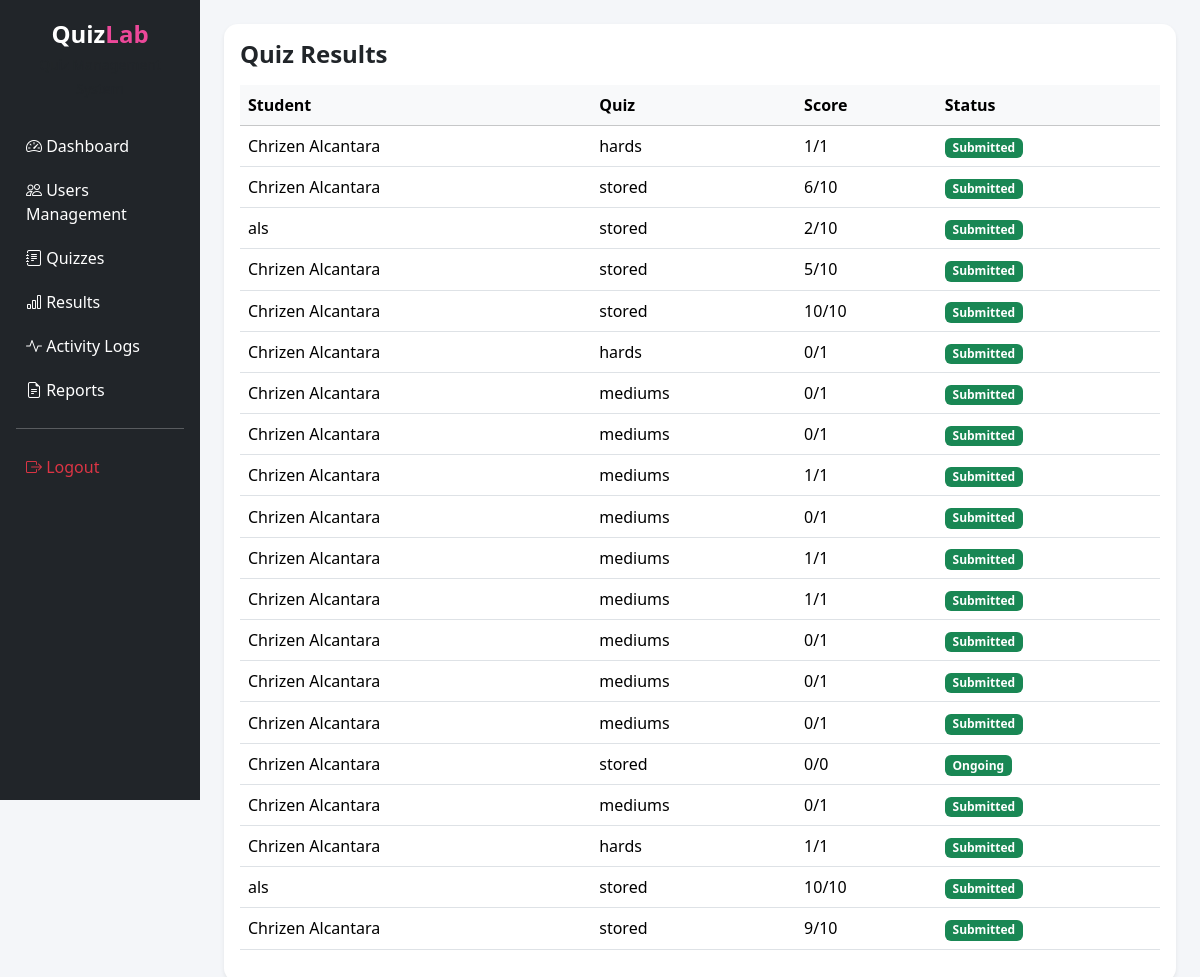
The app's page /frontend/admin/results.php, older data.
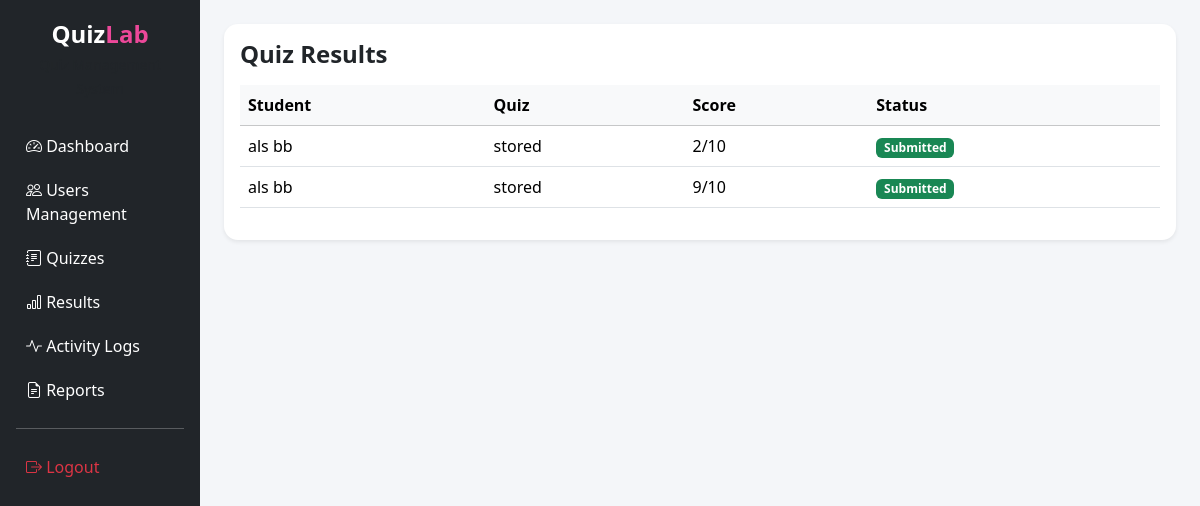
The same page, newer data.
### tables this page shows
CREATE TABLE `quiz_attempts` (
  `attempt_id` int(11) NOT NULL,
  `student_id` int(11) NOT NULL,
  `quiz_id` int(11) NOT NULL,
  `score` int(11) DEFAULT 0,
  `total_questions` int(11) DEFAULT 0,
  `status` enum('ongoing','submitted','timeout') NOT NULL DEFAULT 'ongoing',
  `submitted_at` timestamp NOT NULL DEFAULT current_timestamp()
);

CREATE TABLE `users` (
  `user_id` int(11) NOT NULL,
  `firstname` varchar(50) NOT NULL,
  `middlename` varchar(50) DEFAULT NULL,
  `lastname` varchar(50) NOT NULL,
  `email` varchar(100) NOT NULL,
  `password` varchar(255) NOT NULL,
  `role` enum('admin','teacher','student') NOT NULL,
  `profile_picture` varchar(255) DEFAULT NULL,
  `status` enum('active','inactive') DEFAULT 'active',
  `created_at` timestamp NOT NULL DEFAULT current_timestamp()
);

CREATE TABLE `quizzes` (
  `quiz_id` int(11) NOT NULL,
  `teacher_id` int(11) NOT NULL,
  `title` varchar(255) NOT NULL,
  `description` text DEFAULT NULL,
  `status` enum('draft','published') DEFAULT 'draft',
  `created_at` timestamp NOT NULL DEFAULT current_timestamp(),
  `quiz_type` enum('multiple_choice','identification','true_false','enumeration') NOT NULL DEFAULT 'multiple_choice',
  `difficulty` enum('easy','medium','hard') NOT NULL DEFAULT 'medium'
);

### frontend/admin/results.php (the view, shortened to what this page needs)
<?php
require_once "../../backend/database.php";
$stmt = $pdo->query("
SELECT
    qa.*,
    q.title,
    u.firstname,
    u.lastname
FROM quiz_attempts qa
JOIN quizzes q ON qa.quiz_id = q.quiz_id
JOIN users u ON qa.student_id = u.user_id
ORDER BY qa.attempt_id DESC
");
$results = $stmt->fetchAll(PDO::FETCH_ASSOC);
?>
<!DOCTYPE html>
<html lang="en">
<head>
    <link href="https://cdn.jsdelivr.net/npm/bootstrap@5.3.2/dist/css/bootstrap.min.css" rel="stylesheet">
    <link rel="stylesheet" href="https://cdn.jsdelivr.net/npm/bootstrap-icons@1.11.1/font/bootstrap-icons.css">
    <link rel="stylesheet" href="style.css">
</head>
<body style="background:#f4f6f9;">
    <div class="container-fluid">
        <div class="row">
            <div class="col-md-2 p-0">
                <?php include "nav.php"; ?>
            </div>
            <div class="col-md-10 p-4">
                <div class="card border-0 shadow-sm">
                    <div class="card-body">
                        <h4 class="fw-bold mb-3">Quiz Results</h4>
                        <div class="table-responsive dashboard-scroll">
                            <table class="table table-hover align-middle">
                                <thead class="table-light sticky-top">
                                    <tr>
                                        <th>Student</th>
                                        <th>Quiz</th>
                                        <th>Score</th>
                                        <th>Status</th>
                                    </tr>
                                </thead>
                                <tbody>
                                    <?php foreach ($results as $row): ?>
                                        <tr>
                                            <td>
                                                <?= htmlspecialchars($row['firstname']) ?>
                                                <?= htmlspecialchars($row['lastname']) ?>
                                            </td>
                                            <td><?= htmlspecialchars($row['title']) ?></td>
                                            <td><?= $row['score'] ?>/<?= $row['total_questions'] ?></td>
                                            <td>
                                                <span class="badge bg-success">
                                                    <?= ucfirst($row['status']) ?>
                                                </span>
                                            </td>
                                        </tr>
                                    <?php endforeach; ?>
                                </tbody>
                            </table>
                        </div>
                    </div>
                </div>
            </div>
        </div>
    </div>
</body>
</html>

Row changes from the older to the newer data that the page shows:
removed quiz_attempts: student.firstname "Chrizen", student.lastname "Alcantara", quiz.title "hards", score "1", total_questions "1", status "Submitted"
removed quiz_attempts: student.firstname "Chrizen", student.lastname "Alcantara", quiz.title "stored", score "6", total_questions "10", status "Submitted"
removed quiz_attempts: student.firstname "als", quiz.title "stored", score "2", total_questions "10", status "Submitted"
removed quiz_attempts: student.firstname "Chrizen", student.lastname "Alcantara", quiz.title "stored", score "5", total_questions "10", status "Submitted"
removed quiz_attempts: student.firstname "Chrizen", student.lastname "Alcantara", quiz.title "stored", score "10", total_questions "10", status "Submitted"
removed quiz_attempts: student.firstname "Chrizen", student.lastname "Alcantara", quiz.title "hards", score "0", total_questions "1", status "Submitted"
removed quiz_attempts: student.firstname "Chrizen", student.lastname "Alcantara", quiz.title "mediums", score "0", total_questions "1", status "Submitted"
removed quiz_attempts: student.firstname "Chrizen", student.lastname "Alcantara", quiz.title "mediums", score "0", total_questions "1", status "Submitted"
removed quiz_attempts: student.firstname "Chrizen", student.lastname "Alcantara", quiz.title "mediums", score "1", total_questions "1", status "Submitted"
removed quiz_attempts: student.firstname "Chrizen", student.lastname "Alcantara", quiz.title "mediums", score "0", total_questions "1", status "Submitted"
removed quiz_attempts: student.firstname "Chrizen", student.lastname "Alcantara", quiz.title "mediums", score "1", total_questions "1", status "Submitted"
removed quiz_attempts: student.firstname "Chrizen", student.lastname "Alcantara", quiz.title "mediums", score "1", total_questions "1", status "Submitted"
removed quiz_attempts: student.firstname "Chrizen", student.lastname "Alcantara", quiz.title "mediums", score "0", total_questions "1", status "Submitted"
removed quiz_attempts: student.firstname "Chrizen", student.lastname "Alcantara", quiz.title "mediums", score "0", total_questions "1", status "Submitted"
removed quiz_attempts: student.firstname "Chrizen", student.lastname "Alcantara", quiz.title "mediums", score "0", total_questions "1", status "Submitted"
removed quiz_attempts: student.firstname "Chrizen", student.lastname "Alcantara", quiz.title "stored", score "0", total_questions "0", status "Ongoing"
removed quiz_attempts: student.firstname "Chrizen", student.lastname "Alcantara", quiz.title "mediums", score "0", total_questions "1", status "Submitted"
removed quiz_attempts: student.firstname "Chrizen", student.lastname "Alcantara", quiz.title "hards", score "1", total_questions "1", status "Submitted"
removed quiz_attempts: student.firstname "als", quiz.title "stored", score "10", total_questions "10", status "Submitted"
removed quiz_attempts: student.firstname "Chrizen", student.lastname "Alcantara", quiz.title "stored", score "9", total_questions "10", status "Submitted"
added quiz_attempts: student.firstname "als", student.lastname "bb", quiz.title "stored", score "2", total_questions "10", status "Submitted"
added quiz_attempts: student.firstname "als", student.lastname "bb", quiz.title "stored", score "9", total_questions "10", status "Submitted"
